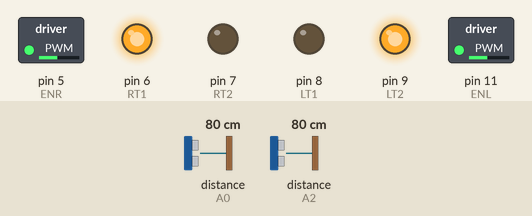
This sketch was run on a simulated Arduino Uno, built with avr-gcc and run on an emulated ATmega328P. Parts: switched loads named in the sketch (green lamp = pin HIGH), output pins drawn as LEDs (lit = HIGH). Wiring (inferred from the names in the program): 2 × ultrasonic range finder: trigger A1, echo A0 / trigger A3, echo A2. Inputs (shaded band) come from the test bench; at power-on: distance to the obstacle (sensors on A0, A2) 80 cm. The echo pulse lasts 58.3 µs per cm; pins used as bus, display or sensor lines are not drawn.

Above: at 1.2 s.
1.3 s: distance to the obstacle (sensor on A0) set to 12 cm
2.8 s: distance to the obstacle (sensor on A0) set to 9 cm
At 3.9 s:
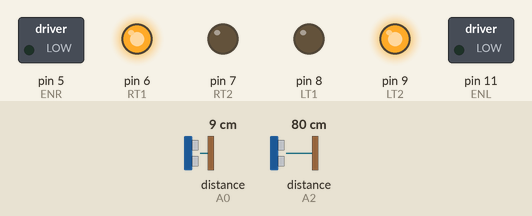
4.3 s: distance to the obstacle (sensor on A2) set to 12 cm
5.8 s: distance to the obstacle (sensor on A2) set to 9 cm
At 6.2 s:
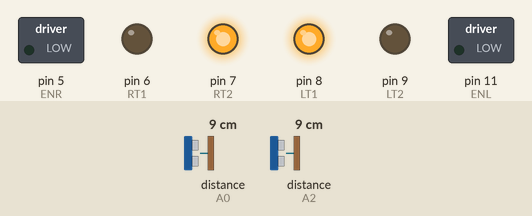
7.3 s: distance to the obstacle (sensor on A0) set to 18 cm
At 8.5 s:
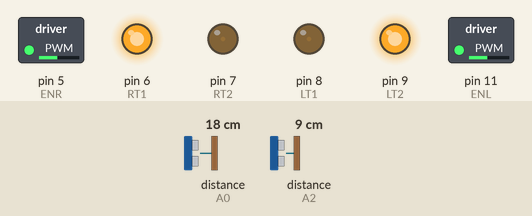
8.8 s: distance to the obstacle (sensor on A2) set to 18 cm
At 10.1 s:
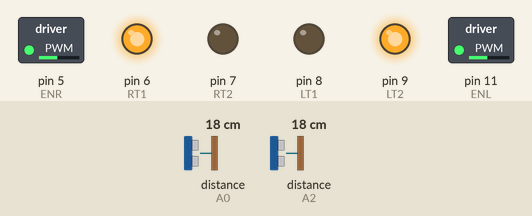
Timing chart, 0 to 11.3 s (numbered marks = the images above; inputs shaded):
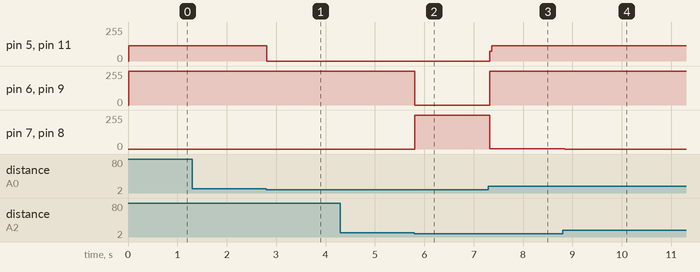

Measured:
- the behaviour switches between 11 and 10 cm on distance to the obstacle (sensor on A0) (found by bisection; images 0 and 1)
- the behaviour switches between 11 and 10 cm on distance to the obstacle (sensor on A2) (found by bisection; images 1 and 2)
- after the input at 1.3 s, every drawn part: stays the same
- after the input at 2.8 s, pin 5 (ENR), pin 11 (ENL): 115/255 → 0/255 at once
- after the input at 4.3 s, every drawn part: stays the same
- after the input at 5.8 s, pin 6 (RT1), pin 9 (LT2): 255/255 → 0/255 at once; pin 7 (RT2), pin 8 (LT1): 0/255 → 255/255 at once
- after the input at 7.3 s, pin 5 (ENR), pin 11 (ENL): 0/255 → 115/255 at once; pin 6 (RT1), pin 9 (LT2): 0/255 → 252/255 at once; pin 7 (RT2), pin 8 (LT1): 255/255 → 3/255 at once
- after the input at 8.8 s, pin 6 (RT1), pin 9 (LT2): 252/255 → 255/255 after 0.05 s; pin 7 (RT2), pin 8 (LT1): 3/255 → 0/255 after 0.05 s

The sketch:

Test.ino
```cpp
//Test code.
//pins of right motors.
int RT1 = 6;
int RT2 = 7;
//pins of left motors.
int LT1 = 8;
int LT2 = 9;
//pins to enable motors.
int ENR = 5;
int ENL = 11;
//speed of the motor.
int SPD = 115;
//distance sensor, OUT to send the wave, IN to receive.
int leftOUT = A3;
int leftIN = A2;
int backOUT = A1;
int backIN = A0;
//initials for the distance.
int leftDistance = 0;
int backDistance = 0;
//function to move forward.
void moveForward()
{
        analogWrite(ENR, SPD);
        analogWrite(ENL, SPD);
        digitalWrite(RT1, HIGH);
        digitalWrite(RT2, LOW);
        digitalWrite(LT1, LOW);
        digitalWrite(LT2, HIGH);
}
//function to move backward.
void moveBackward()
{
        analogWrite(ENR, SPD);
        analogWrite(ENL, SPD);
        digitalWrite(RT1, LOW);
        digitalWrite(RT2, HIGH);
        digitalWrite(LT1, HIGH);
        digitalWrite(LT2, LOW);
}
//function to turn right.
void turnRight()
{
        analogWrite(ENR, SPD);
        analogWrite(ENL, SPD);
        digitalWrite(RT1, LOW);
        digitalWrite(RT2, HIGH);
        digitalWrite(LT1, LOW);
        digitalWrite(LT2, HIGH);
}
//function to turn left.
void turnLeft()
{
        analogWrite(ENR, SPD);
        analogWrite(ENL, SPD);
        digitalWrite(RT1, HIGH);
        digitalWrite(RT2, LOW);
        digitalWrite(LT1, HIGH);
        digitalWrite(LT2, LOW);
}
//function to stop.
void stop()
{
        digitalWrite(ENR, LOW);
        digitalWrite(ENL, LOW);
}
//function to measure left distance.
int leftDistanceMeasure()
{
        digitalWrite(leftOUT, LOW);
        delayMicroseconds(2);
        digitalWrite(leftOUT, HIGH);
        delayMicroseconds(20);
        digitalWrite(leftOUT, LOW);
        float lDistance = pulseIn(leftIN, HIGH);
        lDistance = lDistance / 58;
        return (int)lDistance;
}
//function to measure back distance.
int backDistanceMeasure()
{
        digitalWrite(backOUT, LOW);
        delayMicroseconds(2);
        digitalWrite(backOUT, HIGH);
        delayMicroseconds(20);
        digitalWrite(backOUT, LOW);
        float bDistance = pulseIn(backIN, HIGH);
        bDistance = bDistance / 58;
        return (int)bDistance;
}
//setup the initials.
void setup()
{
        Serial.begin(9600);
        pinMode(RT1, OUTPUT);
        pinMode(RT2, OUTPUT);
        pinMode(LT1, OUTPUT);
        pinMode(LT2, OUTPUT);
        pinMode(ENR, OUTPUT);
        pinMode(ENL, OUTPUT);
        pinMode(leftOUT, OUTPUT);
        pinMode(leftIN, INPUT);
        pinMode(backOUT, OUTPUT);
        pinMode(backIN, INPUT);
        stop();
}
//loop of the program.
void loop()
{
        //get the detection.
        leftDistance = leftDistanceMeasure();
        backDistance = backDistanceMeasure();
        if (leftDistance < 10)
        {
                moveBackward();
        }
        if (backDistance < 10)
        {
                stop();
        }
        else
        {
                moveForward();
        }
}
```
